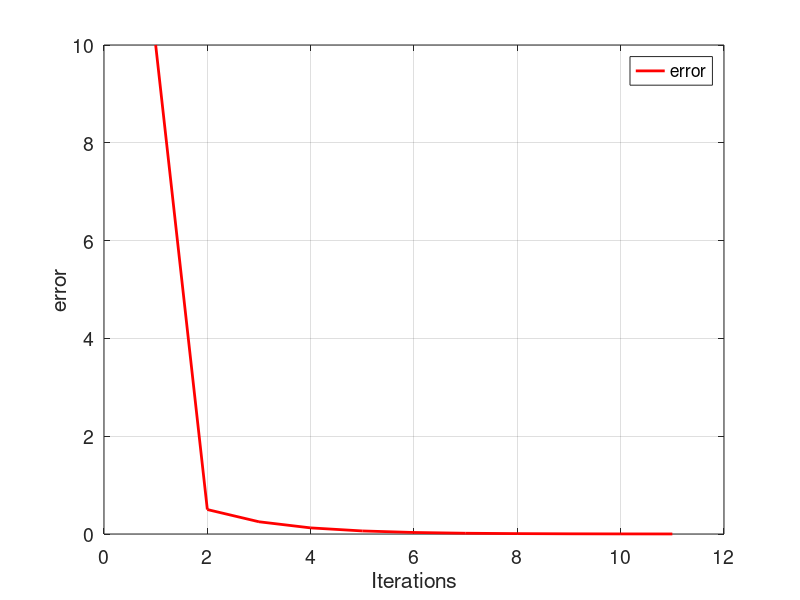

This chart was generated by the following MATLAB code:
i=1
xl=0
xu=1
e(i)=10
 
while (e(i)>0.001)
    
    xr=(xl+xu)/2
    
    fxl=(xl)-2^(-xl)
    fxr=(xr)-2^(-xr)
    fxu=(xu)-2^(-xu)
    
    if(fxl*fxr < 0)
        xu=xr
        e(i+1)=abs(xl-xr);
    end
    
    if(fxu*fxr < 0)
        xl=xr
        e(i+1)=abs(xr-xu);
    end
    i=1+i;
    
    if(fxu*fxr==0)
        xr=xr
    end
end
tamanio = size(e);
ite = 1:1:tamanio(2);
figure('DefaultAxesFontsize', 14)
set (gcf , 'color', 'white');
plot(ite,e,'color',[1 0 0], 'LineWidth',2)
grid on
hold on
xlabel('Iterations')
ylabel('error')
legend ('error')
